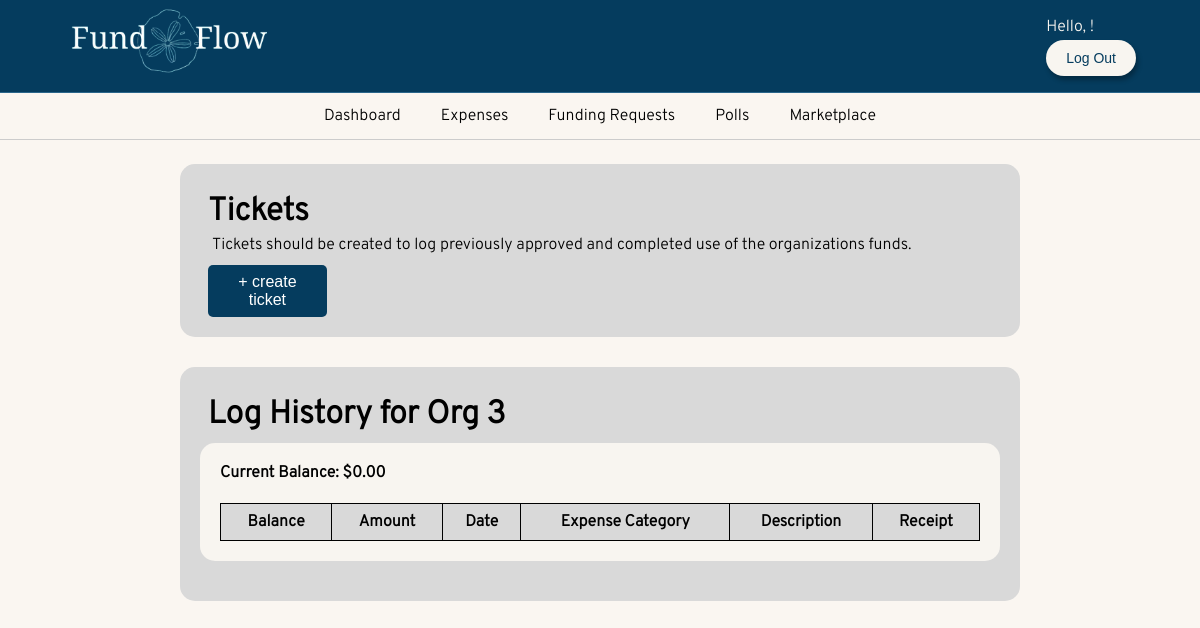
The app's page /expenses/ (signed in), older data.
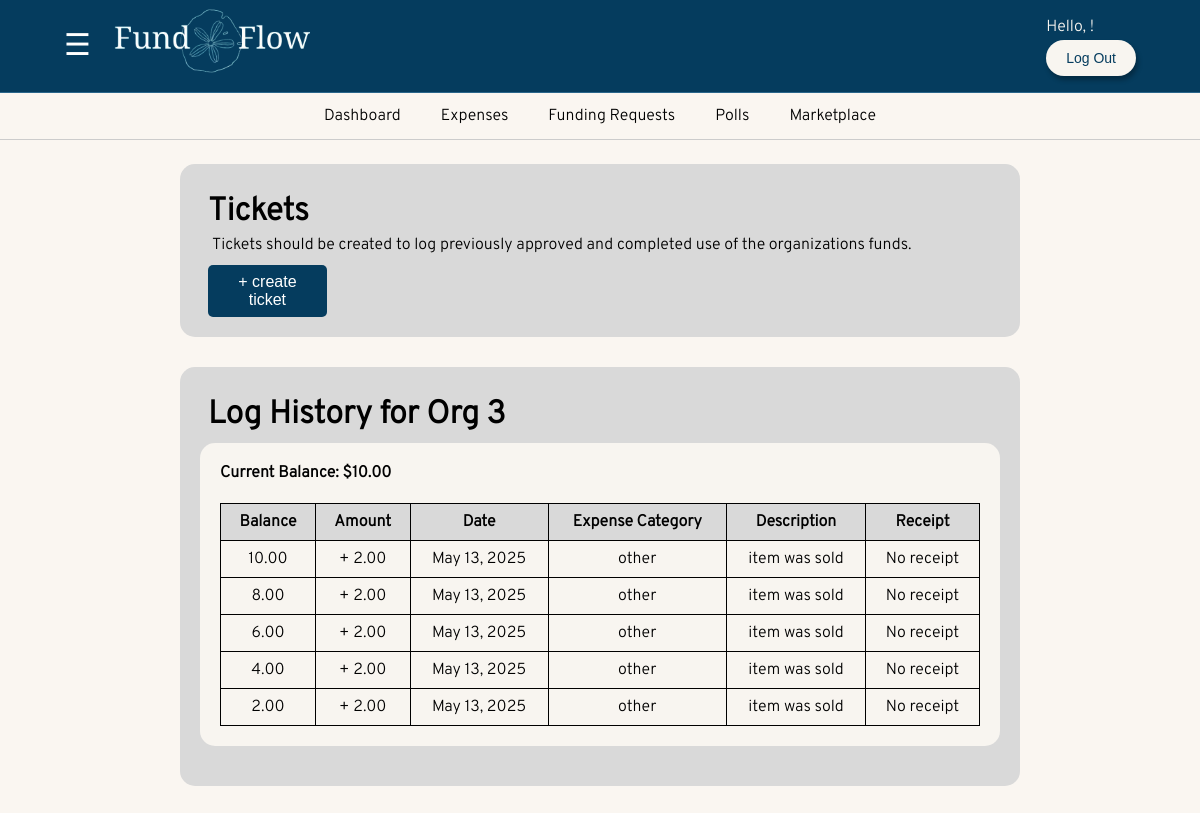
The same page, newer data.
### FundFlow/models.py (models this page shows, shortened)
class CreateTicket(models.Model):
    CATEGORY_CHOICES = [
        ('supplies', 'Supplies'),
        ('reimbursements', 'Reimbursements'),
        ('food', 'Food'),
        ('travel', 'Travel'),
        ('membershipfee', 'Membership Fee'),
        ('other', 'Other'),
    ]
    MODIFY_CHOICES = [
        ('add', '+'),
        ('minus', '-')
    ]
    amount = models.DecimalField(max_digits=10, decimal_places=2)
    date = models.DateField()
    operation = models.CharField(
        max_length = 20,
        choices = MODIFY_CHOICES,
        default = 'add',
    )
    expense_category = models.CharField(
        max_length=20,
        choices=CATEGORY_CHOICES,
        default = 'supplies',
    )
    description = models.TextField(default = 'Description Here')
    receipt = models.FileField(upload_to='receipts/', null=True, blank=True)
    objects = TicketManager()
    def __str__(self):
        return f"Ticket {self.id} created ({self.date}), balance: ${self.__class__.objects.get_balance()}"

### FundFlow/views.py (the view)
# urls.py: path('expenses/', views.expenses_view, name='expenses'),
def expenses_view(request):
    tickets = CreateTicket.objects.all().order_by('date', 'id')
    balance = CreateTicket.objects.get_balance()
    running_balance = Decimal('0.00')
    ticket_data = []
    curUser = request.user
    curProf = UserProfile.objects.get(user=curUser)
    user_type = curProf.user_type
    curOrg= curProf.current_Org
    tic=curOrg.tickets.all()
    print(tic)
    for ticket in tic:
        operation_symbol = '+' if ticket.operation == 'add' else '-'
        amount = ticket.amount if ticket.operation == 'add' else -ticket.amount
        running_balance += amount
        ticket_data.append({
            'ticket': ticket,
            'balance': running_balance,
            'operation_symbol': operation_symbol
        })
    return render(request, 'expenses.html', {
    'tickets_with_balance': list(reversed(ticket_data)),
    'balance': running_balance, 'user_type':user_type, "curProf":curProf
    })

### FundFlow/models.py (called while the page is built)
    def __str__(self):
        return self.name

    def get_balance(self):
        return self.aggregate(
            total=Sum(
                Case(
                    When(operation='add', then=F('amount')),
                    When(operation='minus', then=-F('amount')),
                    default=0,
                    output_field=DecimalField()
                )
            )
        )['total'] or 0

### FundFlow/templates/expenses.html (shortened to what this page needs)
{% extends 'base.html' %}
{% block content %}
<div class = "tickets-info-container">
    <div class="tickets-text-container">
        <label id="tickets-subtitle-label">
            Tickets
        </label>
        <label id="tickets-text-label">
            Tickets should be created to log previously approved and completed
            use of the organizations funds.
        </label>
        <a id="create-ticket-btn-label" href="{% url 'createticket' %}">
            <button class="create-ticket-btn" >+ create ticket</button>
        </a>
    </div>
</div>
<div class = "tickets-info-container">
    <div class="tickets-text-container">
        <label id="tickets-subtitle-label">
            Log History for {{curProf.current_Org}}
        </label>
    </div>
    <div class = "log-info-container">
        <label id = "log-text-label">
            Current Balance: ${{balance|floatformat:2 }}
        </label>
        <table class= "log-table">
            <thead>
                <tr>
                    <th>Balance</th>
                    <th>Amount</th>
                    <th>Date</th>
                    <th>Expense Category</th>
                    <th>Description</th>
                    <th>Receipt</th>
                </tr>
            </thead>
            <tbody>
                {% for item in tickets_with_balance %}
                <tr>
                    <td>{{ item.balance|floatformat:2  }}</td>
                    <td>{{ item.operation_symbol }} {{ item.ticket.amount }}</td>
                    <td>{{ item.ticket.date }}</td>
                    <td>{{ item.ticket.expense_category }}</td>
                    <td>{{ item.ticket.description }} </td>
                    <td>
                        {% if item.ticket.receipt %}
                            <a href="#" class="receipt-link" data-receipt="{{ item.ticket.receipt.url }}">View Receipt</a>
                        {% else %}
                            No receipt
                        {% endif %}
                    </td>
                </tr>
                {% endfor %}
            </tbody>
        </table>
    </div>
</div>
{%endblock%}

Row changes from the older to the newer data that the page shows:
changed UserProfile "Org 3": user_type "member" → "president" (drawn)
added CreateTicket: balance "10.00", operation_symbol "+", ticket.amount "2.00", ticket "May 13, 2025", ticket.expense_category "other", ticket.description "item was sold", receipt "No receipt"
added CreateTicket: balance "8.00", operation_symbol "+", ticket.amount "2.00", ticket "May 13, 2025", ticket.expense_category "other", ticket.description "item was sold", receipt "No receipt"
added CreateTicket: balance "6.00", operation_symbol "+", ticket.amount "2.00", ticket "May 13, 2025", ticket.expense_category "other", ticket.description "item was sold", receipt "No receipt"
now on this page (row edited): CreateTicket: balance "4.00", operation_symbol "+", ticket.amount "2.00", ticket "May 13, 2025", ticket.expense_category "other", ticket.description "item was sold", receipt "No receipt"
now on this page (row edited): CreateTicket: balance "2.00", operation_symbol "+", ticket.amount "2.00", ticket "May 13, 2025", ticket.expense_category "other", ticket.description "item was sold", receipt "No receipt"
Text that changed along with them:
{{ balance|floatformat:2 }}: "0.00" → "10.00"
